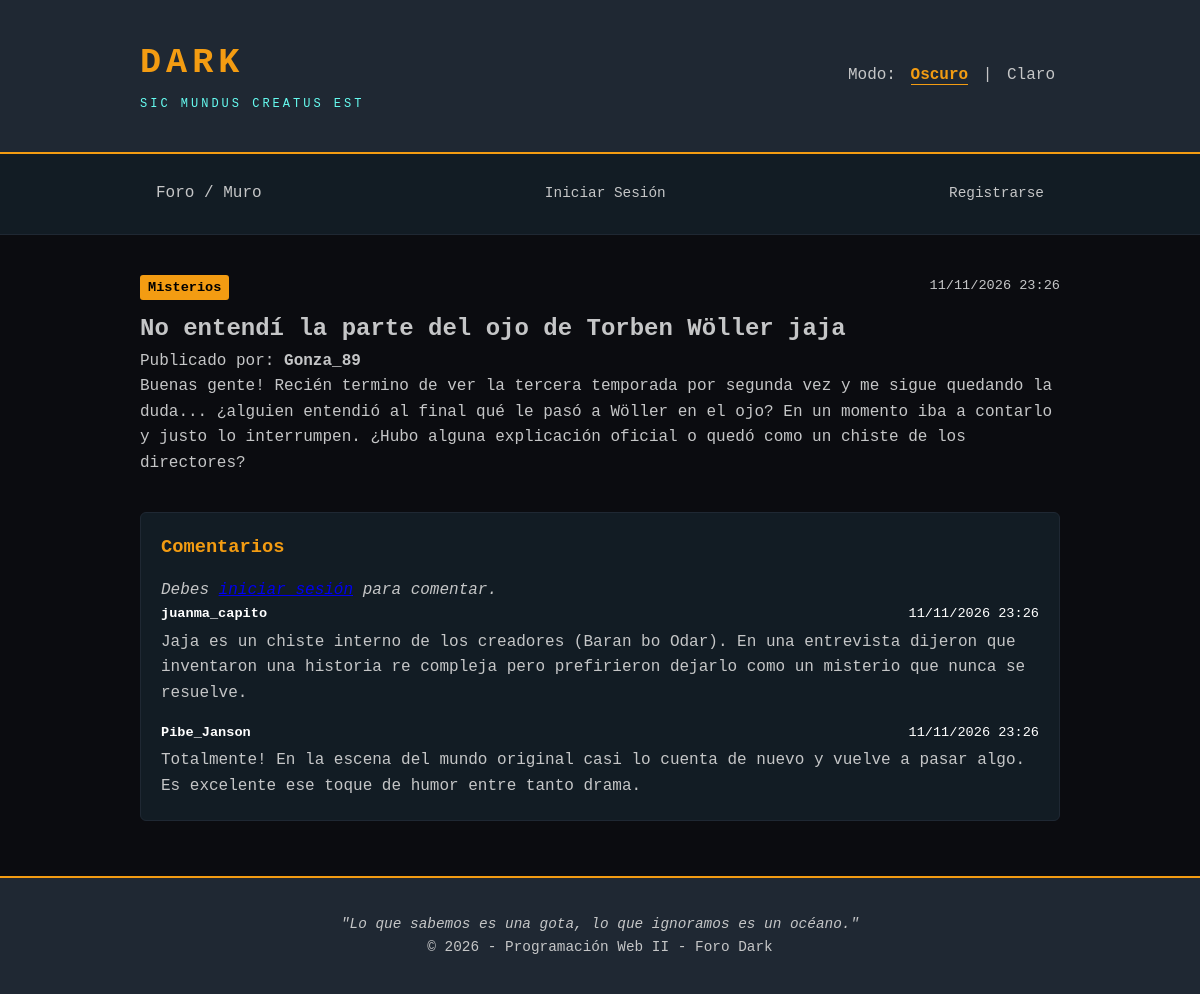
/ver_post.php?id=1, run on the app's committed database.
### tables this page shows
CREATE TABLE `publicaciones` (
  `id` INT AUTO_INCREMENT PRIMARY KEY,
  `usuario_id` INT NOT NULL,
  `titulo` VARCHAR(200) NOT NULL,
  `categoria` VARCHAR(50) NOT NULL,
  `contenido` TEXT NOT NULL,
  `fecha_creacion` DATETIME DEFAULT CURRENT_TIMESTAMP,
  FOREIGN KEY (`usuario_id`) REFERENCES `usuarios`(`id`) ON DELETE CASCADE
);

CREATE TABLE `usuarios` (
  `id` INT AUTO_INCREMENT PRIMARY KEY,
  `nombre` VARCHAR(100) NOT NULL,
  `email` VARCHAR(150) NOT NULL UNIQUE,
  `password` VARCHAR(255) NOT NULL,
  `rol` ENUM('admin', 'user') DEFAULT 'user',
  `fecha_registro` DATETIME DEFAULT CURRENT_TIMESTAMP
);

CREATE TABLE `comentarios` (
  `id` INT AUTO_INCREMENT PRIMARY KEY,
  `publicacion_id` INT NOT NULL,
  `usuario_id` INT NOT NULL,
  `comentario` TEXT NOT NULL,
  `fecha_creacion` DATETIME DEFAULT CURRENT_TIMESTAMP,
  FOREIGN KEY (`publicacion_id`) REFERENCES `publicaciones`(`id`) ON DELETE CASCADE,
  FOREIGN KEY (`usuario_id`) REFERENCES `usuarios`(`id`) ON DELETE CASCADE
);

### ver_post.php (the view, shortened to what this page needs)
<?php
require_once 'includes/conexion.php';
require_once 'includes/nav.php';
$id_post = $_GET['id'] ?? 0;
$sql = "SELECT p.*, u.nombre as autor FROM publicaciones p JOIN usuarios u ON p.usuario_id = u.id WHERE p.id = ?";
$stmt = mysqli_prepare($conexion, $sql);
mysqli_stmt_bind_param($stmt, "i", $id_post);
mysqli_stmt_execute($stmt);
$res = mysqli_stmt_get_result($stmt);
$post = mysqli_fetch_assoc($res);
$sql_c = "SELECT c.*, u.nombre as autor FROM comentarios c JOIN usuarios u ON c.usuario_id = u.id WHERE c.publicacion_id = ? ORDER BY c.fecha_creacion ASC";
$stmt_c = mysqli_prepare($conexion, $sql_c);
mysqli_stmt_bind_param($stmt_c, "i", $id_post);
mysqli_stmt_execute($stmt_c);
$comentarios = mysqli_stmt_get_result($stmt_c);
?>
<article class="post-detalle">
    <div class="post-meta">
        <span class="badge-cat"><?php echo e($post['categoria']); ?></span>
        <span><?php echo date('d/m/Y H:i', strtotime($post['fecha_creacion'])); ?></span>
    </div>
    <h2><?php echo e($post['titulo']); ?></h2>
    <p class="post-autor">Publicado por: <strong><?php echo e($post['autor']); ?></strong></p>
    <div class="post-cuerpo">
        <p><?php echo nl2br(e($post['contenido'])); ?></p>
    </div>
</article>
<section class="seccion-comentarios">
    <h3>Comentarios</h3>
    <?php if (isset($_SESSION['usuario_id'])): ?>
        <form action="ver_post.php?id=<?php echo $id_post; ?>" method="POST" class="form-comentario">
            <textarea name="comentario" rows="3" placeholder="Escribe tu comentario..." required></textarea>
            <button type="submit" class="btn">Comentar</button>
        </form>
    <?php else: ?>
        <p><em>Debes <a href="login.php">iniciar sesión</a> para comentar.</em></p>
    <?php endif; ?>
    <div class="lista-comentarios">
        <?php if (mysqli_num_rows($comentarios) > 0): ?>
            <?php while ($com = mysqli_fetch_assoc($comentarios)): ?>
                <div class="comentario-card">
                    <div class="com-header">
                        <strong><?php echo e($com['autor']); ?></strong>
                        <span><?php echo date('d/m/Y H:i', strtotime($com['fecha_creacion'])); ?></span>
                    </div>
                    <p><?php echo nl2br(e($com['comentario'])); ?></p>
                </div>
            <?php endwhile; ?>
        <?php else: ?>
            <p>No hay comentarios aún en este post.</p>
        <?php endif; ?>
    </div>
</section>
<?php
require_once 'includes/footer.php';
?>

### css/tema-oscuro.css (style rules this page uses)
* { box-sizing: border-box; margin: 0; padding: 0; }
body { font-family: 'Courier New', Courier, monospace, sans-serif; background-color: #0b0c10; color: #c5c6c7; line-height: 1.6; }
.post-meta { display: flex; justify-content: space-between; margin-bottom: 10px; font-size: 0.85rem; }
.badge-cat { background: #f39c12; color: #000; padding: 2px 8px; border-radius: 3px; font-weight: bold; }
.seccion-comentarios { margin-top: 35px; background: #121c24; padding: 20px; border-radius: 6px; border: 1px solid #1f2833; }
.seccion-comentarios h3 { color: #f39c12; margin-bottom: 15px; }
.lista-comentarios { display: flex; flex-direction: column; gap: 15px; }
.com-header { display: flex; justify-content: space-between; font-size: 0.85rem; color: #fff; margin-bottom: 5px; }

### data on the page
publicaciones: categoria "Misterios", fecha_creacion "11/11/2026 23:26", titulo "No entendí la parte del ojo de Torben Wöller jaja", usuario.nombre "Gonza_89", contenido "Buenas gente! Recién termino de ver la tercera temporada por segunda vez y me sigue quedando la duda... ¿alguien entendió al final qué le pasó a Wöller en el ojo? En un momento iba a contarlo y justo lo interrumpen. ¿Hubo alguna explicación oficial o quedó como un chiste de los directores?"
comentarios: usuario.nombre "juanma_capito", fecha_creacion "11/11/2026 23:26", comentario "Jaja es un chiste interno de los creadores (Baran bo Odar). En una entrevista dijeron que inventaron una historia re compleja pero prefirieron dejarlo como un misterio que nunca se resuelve."
comentarios: usuario.nombre "Pibe_Janson", fecha_creacion "11/11/2026 23:26", comentario "Totalmente! En la escena del mundo original casi lo cuenta de nuevo y vuelve a pasar algo. Es excelente ese toque de humor entre tanto drama."
